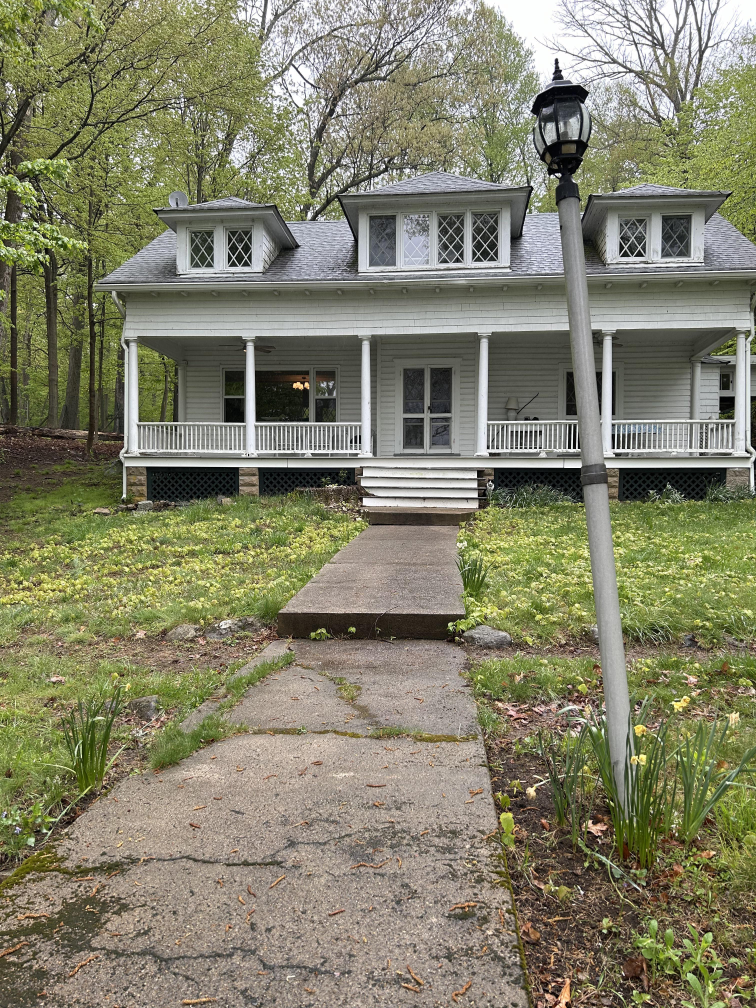
#> input picture examples/cat_image.jpg, 3024 x 4032 px (shown at 1/4 size)
$ python -i gradio_app.py   (imports and definitions only)
#> lines starting #> are read from the running program, lines starting #| are printed output that depends on the picture
#> further down, picture is the input picture: PIL image 3024x4032 RGB; mean R, G, B 130.4, 129.2, 105.6
import io
import os
import urllib.parse
import hashlib
import requests
import gradio as gr
from PIL import Image
from io import BytesIO
import numpy as np


# ---- Configure your FastAPI base URL ----
API_BASE = os.environ.get("API_BASE", "http://127.0.0.1:8000")

IMG_HASH_CHECK = urllib.parse.urljoin(API_BASE + "/", "img_hash_check")
IMG_NEW_FN     = urllib.parse.urljoin(API_BASE + "/", "img_new_fn")
SAVE_IMG_INFO  = urllib.parse.urljoin(API_BASE + "/", "save_img_info")
IMG_URL_CHECK  = urllib.parse.urljoin(API_BASE + "/", "img_url_check")


MAX_IMAGE_SIZE = 2048


# [39 lines left out: functions resize_for_saving, load_image, load_image_from_url, not called in this run]


def normalize_image_for_hash(img: Image.Image) -> Image.Image:
    """
    Normalize to a stable format before perceptual hash:
    - convert to RGB
    - handle weird modes (P, LA, RGBA, etc.)
    """
    if img.mode not in ("RGB", "L"):
        img = img.convert("RGB")
    return img


def sha256_bytes(data: bytes) -> str:
    return hashlib.sha256(data).hexdigest()


def phash(img: Image.Image, hash_size: int = 8) -> str:
    """
    Perceptual hash (pHash) implementation using DCT.
    Returns a hex string. Good for near-duplicate detection.
    """
#> called with hash_size = 8

    img = normalize_image_for_hash(img).convert("L")  # grayscale
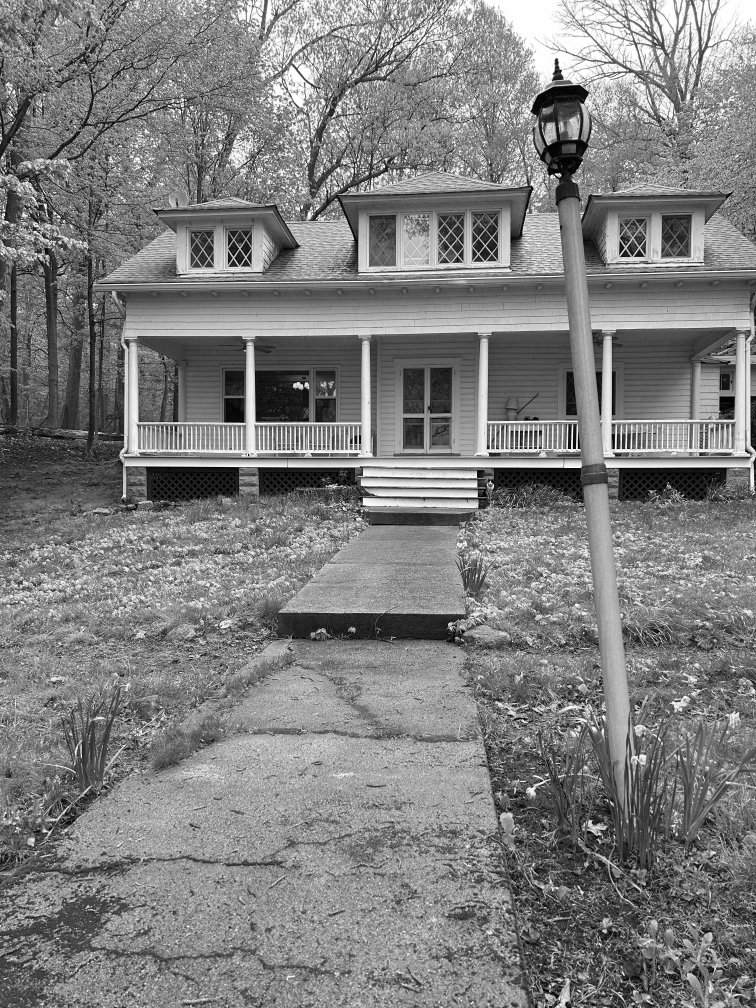
#> img: PIL image 3024x4032 L (shown at 1/4 size); min 0, max 255, mean 126.9
    # pHash uses a larger resize than hash_size; common is 32x32
    img = img.resize((32, 32), Image.Resampling.LANCZOS)
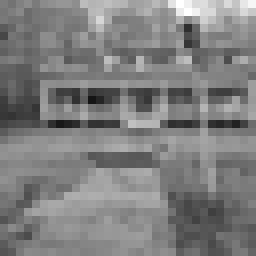
#> img: PIL image 32x32 L (shown 8 times larger); min 21, max 255, mean 126.9

    pixels = np.asarray(img, dtype=np.float32)

    # 2D DCT
    # implement DCT via scipy if available; otherwise use numpy FFT trick fallback
    try:
        from scipy.fftpack import dct
        dct_rows = dct(pixels, axis=0, norm="ortho")
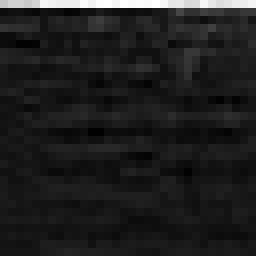
#> dct_rows: shape (32, 32) float32 (shown 8 times larger); min -76.54, max 785.1, mean 29.4; drawn with min black and max white
        dct_2d = dct(dct_rows, axis=1, norm="ortho")
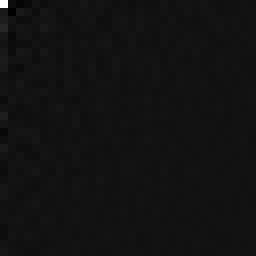
#> dct_2d: shape (32, 32) float32 (shown 8 times larger); min -312.5, max 4059.7, mean 4.1; drawn with min black and max white
    except Exception:
        # fallback: slower/rougher but works without scipy
        import numpy.fft as fft
        dct_2d = fft.fft2(pixels).real

    # take top-left 8x8 (excluding DC term optionally)
    dct_lowfreq = dct_2d[:hash_size, :hash_size]
    # median excluding DC for stability
    dct_flat = dct_lowfreq.flatten()
#> dct_flat = 64 values, max 4059.7 at index 0, min -312.5 at index 9, mean 64.72
    med = float(np.median(dct_flat[1:]))
#> med = 11.47

    bits = (dct_lowfreq > med).astype(np.uint8).flatten()
#> bits = 64 values, max 1 at index 0, min 0 at index 1, mean 0.5
    # pack bits into hex
    bit_string = "".join("1" if b else "0" for b in bits)
    return hex(int(bit_string, 2))[2:].zfill((hash_size * hash_size + 3) // 4)

# [96 lines left out: functions hash_image, api_post, api_get, check_then_maybe_save, not called in this run]


# [31 lines not run here, left out]

    #demo.launch(server_name="0.0.0.0", server_port=7000, share=False, show_error=True, debug=True)

>>> from PIL import Image
>>> picture = Image.open('examples/cat_image.jpg')
>>> result = phash(picture)
#> result = '88b6ceb6b088b6f2'

$ run again, on examples/fighter_jets.jpg
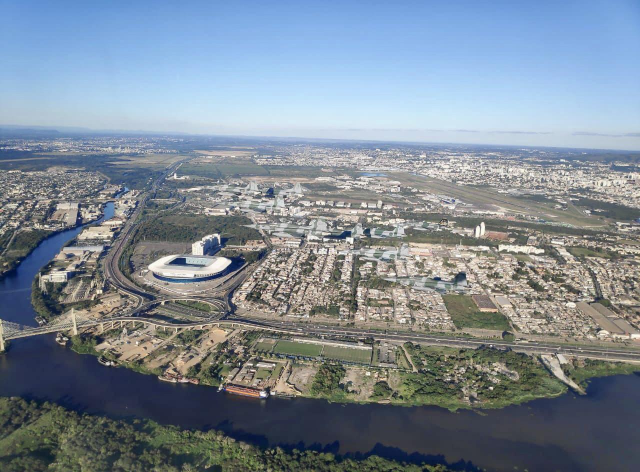
#> input picture examples/fighter_jets.jpg, 1280 x 944 px (shown at 1/2 size)
#> picture is the input picture: PIL image 1280x944 RGB; mean R, G, B 125, 136.7, 148.3
#> in phash, `img = normalize_image_for_hash(img).convert("L")`:
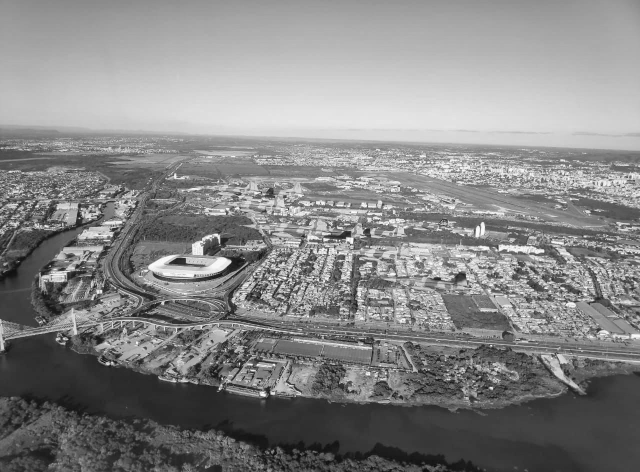
#> img: PIL image 1280x944 L (shown at 1/2 size); min 1, max 255, mean 134.5
#> in phash, `dct_rows = dct(pixels, axis=0, norm="ortho")`:
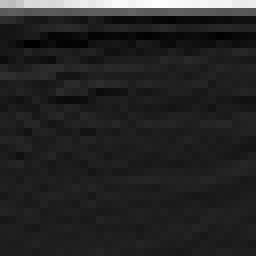
#> dct_rows: shape (32, 32) float32 (shown 8 times larger); min -112.1, max 837, mean 25.7; drawn with min black and max white
#> dct_flat = 64 values, max 4304.3 at index 0, min -407.6 at index 32, mean 66.17
#> med = 1.4
#> bits = 64 values, max 1 at index 0, min 0 at index 1, mean 0.5
#> result = '80de6f817e1d2317'

$ run again, on examples/snake_hidden.jpg
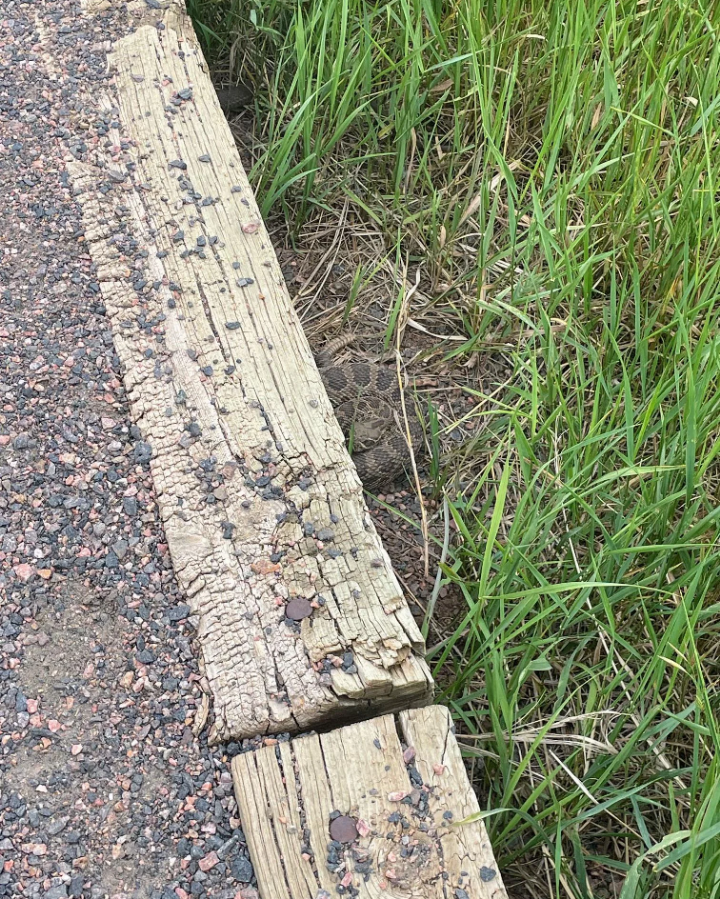
#> input picture examples/snake_hidden.jpg, 720 x 899 px
#> picture is the input picture: PIL image 720x899 RGB; mean R, G, B 137.1, 141.8, 116.5
#> in phash, `img = normalize_image_for_hash(img).convert("L")`:
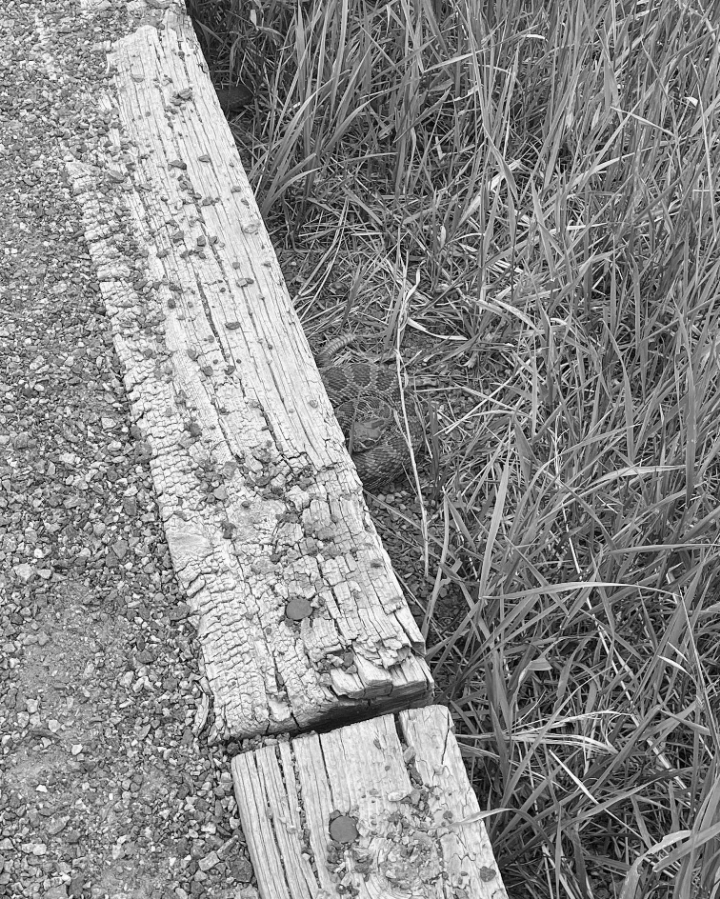
#> img: PIL image 720x899 L; min 0, max 254, mean 137.5
#> in phash, `dct_rows = dct(pixels, axis=0, norm="ortho")`:
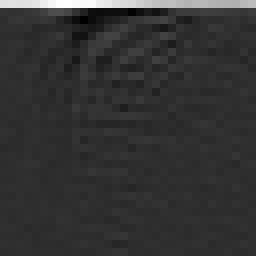
#> dct_rows: shape (32, 32) float32 (shown 8 times larger); min -220.5, max 979, mean 22.4; drawn with min black and max white
#> dct_flat = 64 values, max 4400.4 at index 0, min -324.1 at index 12, mean 69.47
#> med = -2.03
#> bits = 64 values, max 1 at index 0, min 0 at index 2, mean 0.5
#> result = 'c331393c98dc5e1d'
